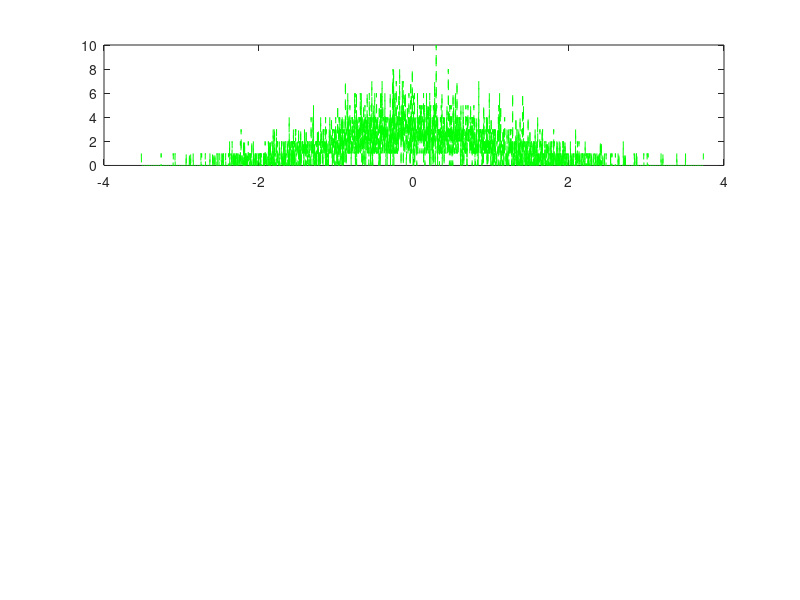

This figure's MATLAB source: (Note: this script raises an error after producing the figure.)
close all
clear all
clc

%% 1.1 
N = 4000;
m = 0.95;

gauss = randn(N,1);
[n_gauss,b_gauss] = hist(gauss,N);
bar(b_gauss,n_gauss/(b_gauss(2)-b_gauss(1))/sum(N),1);

uniform = 2*sqrt(3)*(rand(N,1)-0.5);
[n_uniform,b_uniform] = hist(uniform,N);
bar(b_uniform,n_uniform/(b_uniform(2)-b_uniform(1))/sum(N),1)

G_mixture = randn(N,1)*sqrt(1-m*m)+m;
k = find(rand(N,1)>0.5);
G_mixture(k) = G_mixture(k) -2*m;
[n_gmix,b_gmix] = hist(G_mixture,N);
bar(b_gmix,n_gmix/(b_gmix(2)-b_gmix(1))/sum(N),1)

figure(1);

subplot(3,1,1);
plot(b_gauss,n_gauss,'--g');
xline(mean(b_gauss,'all'),'-k','mean');
xline(std(b_gauss),'--k','std');
xline(-std(n_gauss),'--k','std');
title("normal disribution with mean " + mean(b_gauss) + " and std " + std(b_gauss));


subplot(3,1,2);
plot(b_uniform,n_uniform,'--b');
xline(mean(b_uniform,'all'),'-k','mean');
xline(std(n_uniform),'--k','std');
xline(-std(n_gauss),'--k','std');
title("uniform disribution with mean " + mean(b_uniform) + " and std " + std(b_uniform));


subplot(3,1,3);
plot(b_gmix,n_gmix,'--r');
xline(mean(b_gmix,'all'),'-k','mean');
xline(std(b_gmix),'--k','std');
xline(-std(b_gmix),'--k','std');
title("Gaussian mixturer disribution with mean " + mean(b_gmix) + " and std " + std(b_gmix));

%%1.2
nr = 200;
sigma_1 = 2;
sigma_2 = 5;
rho = 0.9;
P0 = 0.91;
C = [(sigma_1)^2,rho*(sigma_1*sigma_2);rho*(sigma_1*sigma_2),(sigma_2)^2];
theta = linspace(0,2*pi,100);

X = sqrt(-2*log(1-P0))*chol(C,'lower')*[cos(theta);sin(theta)]+m*ones(1,length(theta));
x= chol(C,'lower')*randn(length(C),nr) + m*ones(1,nr);

figure(2);
plot(x(1,:),x(2,:),'*'); 
hold on
plot(X(1,:),X(2,:)); 
title("Joint Distribution with 91%confidence ellipse");





















